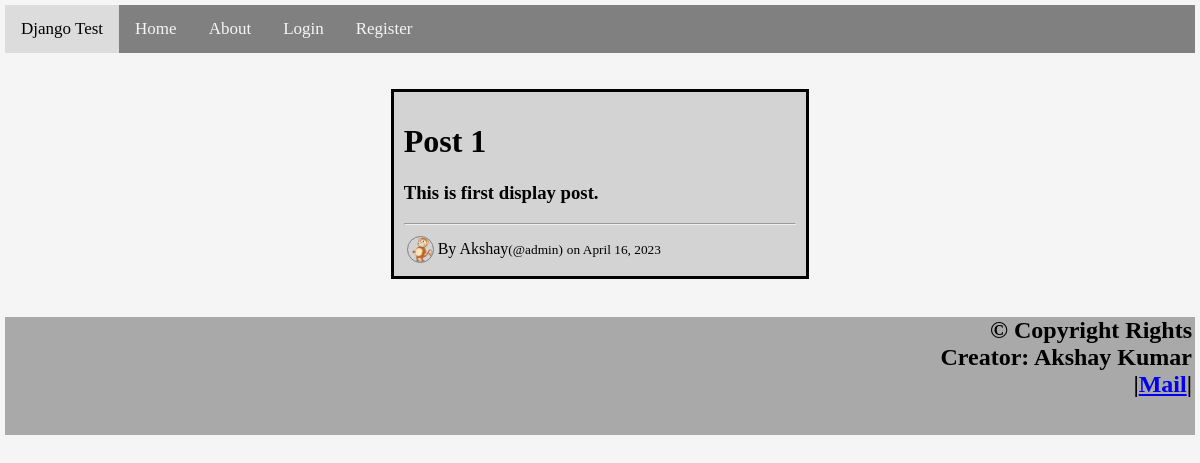
Before: /blog/home with the older database file.
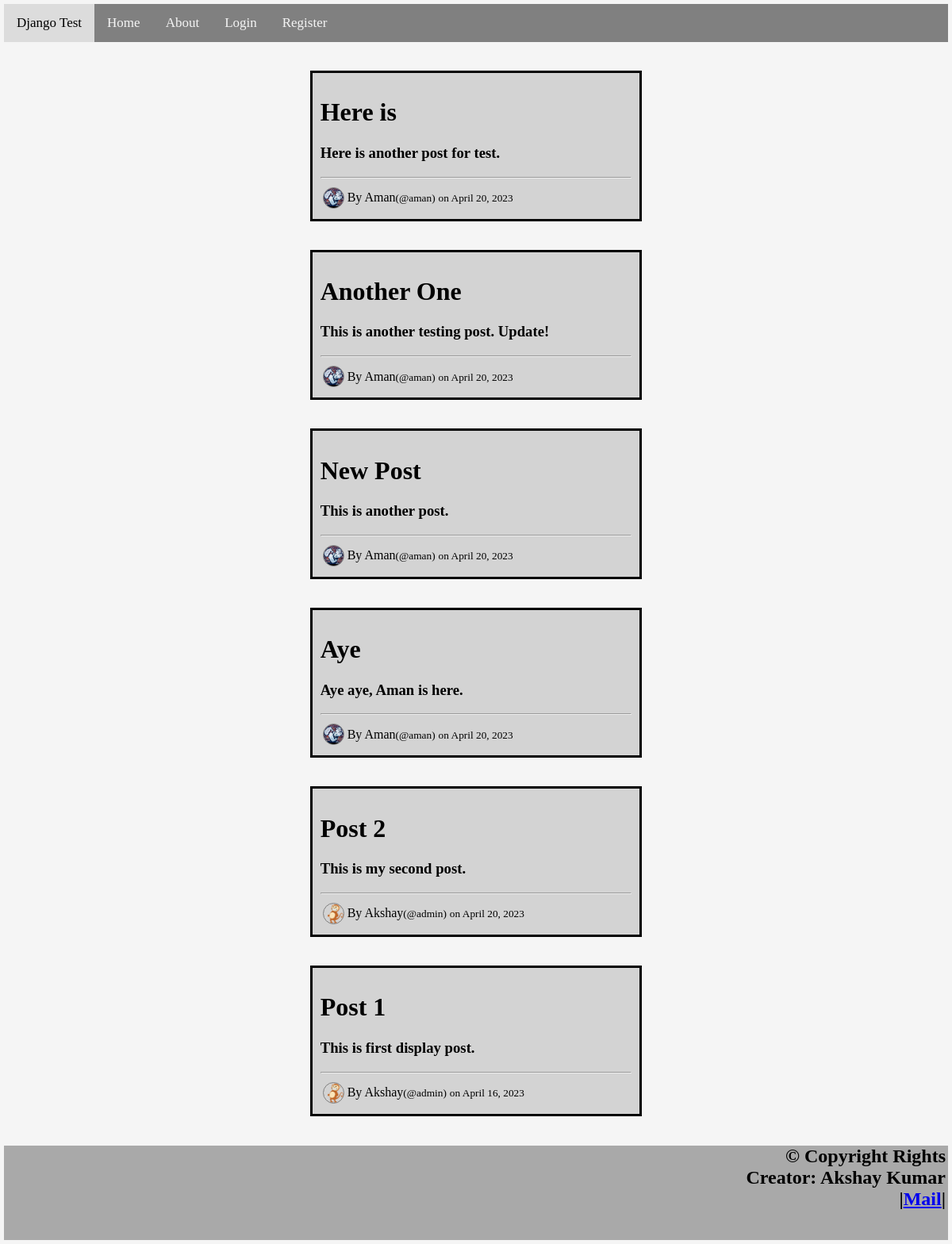
After: the same page with the newer database file.
### blog/models.py (models this page shows, shortened)
class Post(models.Model):
    title = models.CharField(max_length=255)
    content = models.TextField()
    timestamp = models.DateTimeField(default=timezone.now)
    author= models.CharField(max_length=255)
    userid = models.ForeignKey(User, on_delete=models.CASCADE)

### users/models.py (models this page shows, shortened)
class Profile(models.Model):
    user = models.OneToOneField(User, on_delete=models.CASCADE)
    image = models.ImageField(default='Default.jpg', upload_to='profile_pics')
    bio = models.CharField(max_length=255, default=" ")
    dob = models.DateField(max_length=25, default=dob)
    gender = models.CharField(max_length=6, default=' ')

### blog/views.py (the view)
# urls.py: path('home', PostListView.as_view(), name='blog_home'),
class PostListView(ListView):
    model = Post
    template_name = 'blog/home.html'
    context_object_name = 'posts'
    ordering = ['-timestamp']

### blog/templates/blog/home.html (shortened to what this page needs)
{% extends "blog/base.html" %}
{% block content %}
{% for post in posts %}
<br>
<div class="center" style="width: 33%; background-color:lightgray;">
 <h1>
  <a href="{% url 'post_detail' post.id %}" style="text-decoration: none; color : black;">
      {{post.title}}
  </a>
 </h1>
 <h3>
  {{post.content}}
 </h3>
 <hr>
 <table>
  <tr>
   <td>
    <img src="{{ post.userid.profile.image.url }}" width="25" height="25"
             style="display: block;border-radius: 50%; align:left; border: 1px solid gray;">
   </td>
   <td>
    <p>
    By {{post.userid.first_name}}<small>(@{{post.userid}})</small>
   <small> on {{post.timestamp|date:"F d, Y"}}</small>
  </p>
   </td>
  </tr>
 </table>
 </div>
<br>
{% endfor %}
{% endblock content %}

### blog/templates/blog/base.html (shortened to what this page needs)
{% load static %}
<html>
<head>
	<link rel="stylesheet" type="text/css" href="{% static 'blog/main.css' %}">
	<link rel="stylesheet" href="https://cdnjs.cloudflare.com/ajax/libs/font-awesome/4.7.0/css/font-awesome.min.css">
</head>
<body>
	<div class="topnav" id="myTopnav">
		<a class="active">Django Test</a>
		<a href="{%url 'blog_home'%}">Home</a>
		<a href="{%url 'blog_about'%}">About</a>
		{% if user.is_authenticated %}
				<a href="{%url 'profile' %}">Profile</a>
				<a href="{%url 'post_create' %}">New Post</a>
				<a href="{%url 'logout' %}">Logout</a>
		{% else %}
		<a href="{%url 'login'%}">Login</a>
		<a href="{%url 'register'%}">Register</a>
		{% endif %}
	</div>
	<br>
{% block content %}
{% endblock %}
<footer>
		<h2>
			&copy; Copyright Rights<br> Creator: Akshay Kumar<br>
			|<a href="mailto:akshaysatyam2003@gmail.com" target="_blank">Mail</a>|
		</h2>
	</footer>
</body>
</html>

### blog/static/blog/main.css (style rules this page uses)
body { margin: 5px; font-family: 'Times New Roman', Times, serif; background-color:whitesmoke; }
.center { margin: auto; border: 3px solid #73AD21; padding: 10px; }
.topnav { overflow: hidden; background-color: gray; z-index: 2; }
.topnav a { float: left; display: block; color: whitesmoke; text-align: center; padding: 14px 16px; text-decoration: none; font-size: 17px; }
.topnav a.active { background-color: gainsboro; color: black; }
footer { position: relative; background-color: darkgray; margin-right:5%; width: 100%; color: black; height: 15%; bottom: 0px; z-index: 2; }
footer h2 { text-align: right; left: 70%; bottom: 5px; padding-right: 3px; }

### blog/templates/blog/home.html (style rules this page uses)
.center { margin: auto; border: 3px solid black; padding: 10px; }

Changed rows visible on the page:
added Post: title "Here is", content "Here is another post for test.", userid.profile.image (placeholder picture), userid.first_name "Aman", userid "aman", timestamp "April 20, 2023"
added Post: title "Another One", content "This is another testing post. Update!", userid.profile.image (placeholder picture), userid.first_name "Aman", userid "aman", timestamp "April 20, 2023"
added Post: title "New Post", content "This is another post.", userid.profile.image (placeholder picture), userid.first_name "Aman", userid "aman", timestamp "April 20, 2023"
added Post: title "Aye", content "Aye aye, Aman is here.", userid.profile.image (placeholder picture), userid.first_name "Aman", userid "aman", timestamp "April 20, 2023"
added Post: title "Post 2", content "This is my second post.", userid.profile.image (picture), userid.first_name "Akshay", userid "admin", timestamp "April 20, 2023"
